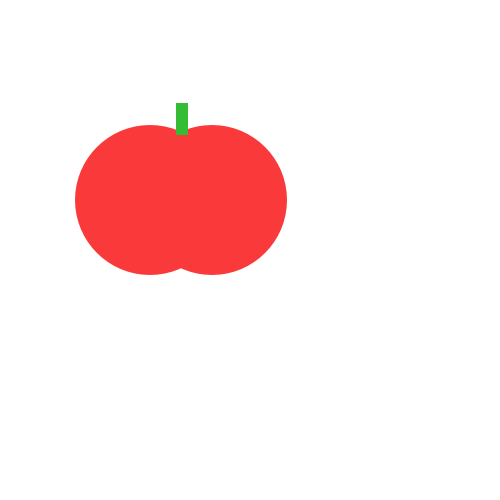
Frame 1 (no input)
Frame 60 (the mouse pressed at the canvas centre just before this capture): identical to frame 1, image omitted
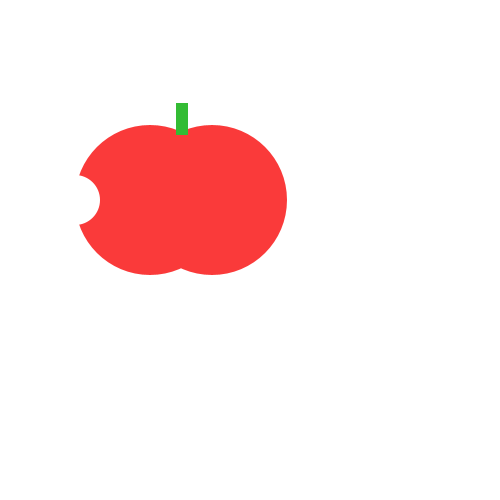
Frame 120 (the mouse held since frame 60 and released just before this capture)

The Processing sketch that drew these frames (run headless with seeded random() and noise(); from frame 60 on, the mouse is pressed at the canvas centre):

// Processing sketch: tomatooo
// ── tomatooo.pde
void setup() {
    size(500, 500);
}
void draw() {
    background(#FFFFFF);
    noStroke();
    fill(#FA3A3A);
    ellipse(150, 200, 150, 150);
    ellipse(212, 200, 150, 150);
    fill(#33BC34);
    rect(176, 103, 12, 32);
    if(mousePressed) {
      fill(#FFFFFF);
      ellipse(75,200,50,50);
    }
}
